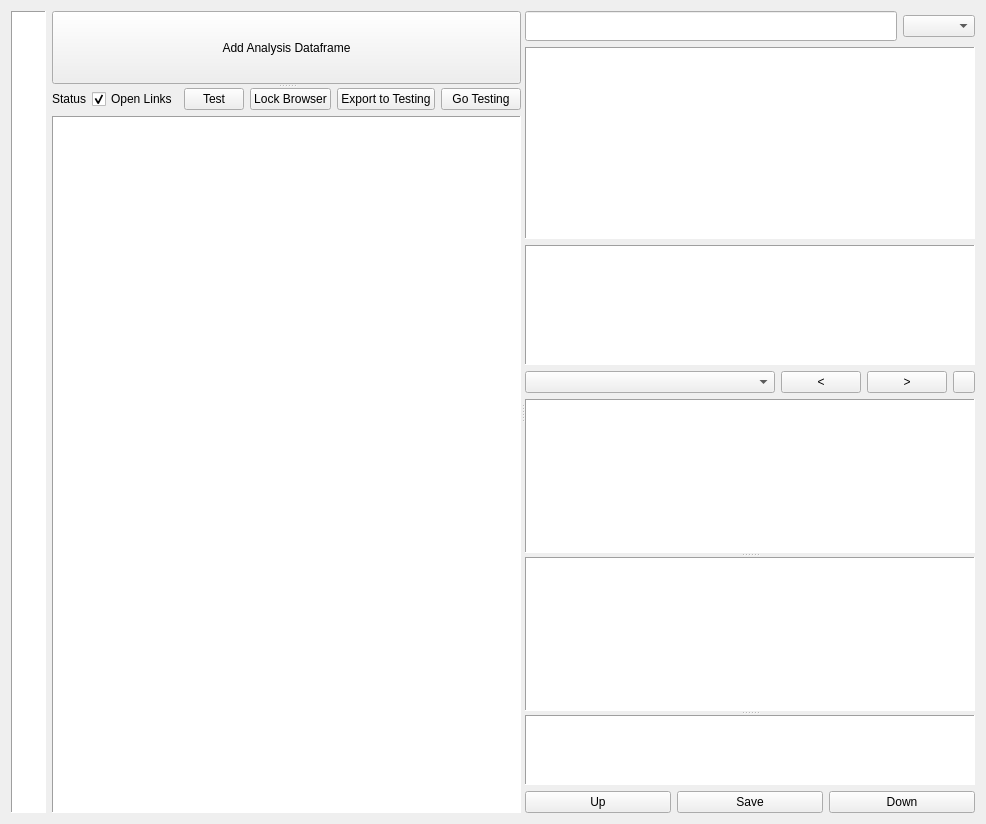
      <widget class="QWidget" name="analysis_suite">
       <property name="sizePolicy">
        <sizepolicy hsizetype="Expanding" vsizetype="Expanding">
         <horstretch>0</horstretch>
         <verstretch>0</verstretch>
        </sizepolicy>
       </property>
       <layout class="QGridLayout" name="gridLayout_9">
        <item row="0" column="0">
         <widget class="QTableWidget" name="sidebar">
          <property name="sizePolicy">
           <sizepolicy hsizetype="Preferred" vsizetype="Preferred">
            <horstretch>0</horstretch>
            <verstretch>0</verstretch>
           </sizepolicy>
          </property>
          <property name="minimumSize">
           <size>
            <width>35</width>
            <height>0</height>
           </size>
          </property>
          <property name="maximumSize">
           <size>
            <width>35</width>
            <height>16777215</height>
           </size>
          </property>
          <property name="cursor" stdset="0">
           <cursorShape>PointingHandCursor</cursorShape>
          </property>
          <property name="accessibleName">
           <string>sidebar_css</string>
          </property>
          <property name="frameShape">
           <enum>QFrame::Panel</enum>
          </property>
          <property name="verticalScrollBarPolicy">
           <enum>Qt::ScrollBarAlwaysOff</enum>
          </property>
          <property name="horizontalScrollBarPolicy">
           <enum>Qt::ScrollBarAlwaysOff</enum>
          </property>
          <property name="sizeAdjustPolicy">
           <enum>QAbstractScrollArea::AdjustToContents</enum>
          </property>
          <property name="editTriggers">
           <set>QAbstractItemView::NoEditTriggers</set>
          </property>
          <property name="selectionMode">
           <enum>QAbstractItemView::SingleSelection</enum>
          </property>
          <property name="selectionBehavior">
           <enum>QAbstractItemView::SelectItems</enum>
          </property>
          <attribute name="horizontalHeaderVisible">
           <bool>false</bool>
          </attribute>
          <attribute name="verticalHeaderVisible">
           <bool>false</bool>
          </attribute>
         </widget>
        </item>
        <item row="0" column="1">
         <widget class="QSplitter" name="analysis_splitter">
          <property name="orientation">
           <enum>Qt::Horizontal</enum>
          </property>
          <widget class="QSplitter" name="splitter_2">
           <property name="orientation">
            <enum>Qt::Vertical</enum>
           </property>
           <widget class="QWidget" name="">
            <layout class="QHBoxLayout" name="analysis_dataframe_layout">
             <item>
              <widget class="QPushButton" name="add_analysis_dataframe">
               <property name="sizePolicy">
                <sizepolicy hsizetype="Expanding" vsizetype="Expanding">
                 <horstretch>0</horstretch>
                 <verstretch>0</verstretch>
                </sizepolicy>
               </property>
               <property name="text">
                <string>Add Analysis Dataframe</string>
               </property>
              </widget>
             </item>
            </layout>
           </widget>
           <widget class="QWidget" name="layoutWidget">
            <layout class="QVBoxLayout" name="verticalLayout_3">
             <item>
              <layout class="QGridLayout" name="gridLayout">
               <item row="0" column="2">
                <widget class="QPushButton" name="test">
                 <property name="maximumSize">
                  <size>
                   <width>60</width>
                   <height>16777215</height>
                  </size>
                 </property>
                 <property name="text">
                  <string>Test</string>
                 </property>
                </widget>
               </item>
               <item row="0" column="1">
                <widget class="QCheckBox" name="open_links">
                 <property name="maximumSize">
                  <size>
                   <width>90</width>
                   <height>16777215</height>
                  </size>
                 </property>
                 <property name="text">
                  <string>Open Links</string>
                 </property>
                 <property name="checked">
                  <bool>true</bool>
                 </property>
                </widget>
               </item>
               <item row="0" column="3">
                <widget class="QPushButton" name="lock_browser">
                 <property name="maximumSize">
                  <size>
                   <width>105</width>
                   <height>16777215</height>
                  </size>
                 </property>
                 <property name="text">
                  <string>Lock Browser</string>
                 </property>
                </widget>
               </item>
               <item row="0" column="5">
                <widget class="QPushButton" name="switch_to_testing_suite">
                 <property name="maximumSize">
                  <size>
                   <width>80</width>
                   <height>16777215</height>
                  </size>
                 </property>
                 <property name="text">
                  <string>Go Testing</string>
                 </property>
                </widget>
               </item>
               <item row="0" column="0">
                <widget class="QLabel" name="status_bar">
                 <property name="minimumSize">
                  <size>
                   <width>0</width>
                   <height>15</height>
                  </size>
                 </property>
                 <property name="maximumSize">
                  <size>
                   <width>16777215</width>
                   <height>20</height>
                  </size>
                 </property>
                 <property name="text">
                  <string>Status</string>
                 </property>
                </widget>
               </item>
               <item row="0" column="4">
                <widget class="QPushButton" name="export_to_testing_suite">
                 <property name="maximumSize">
                  <size>
                   <width>120</width>
                   <height>16777215</height>
                  </size>
                 </property>
                 <property name="text">
                  <string>Export to Testing</string>
                 </property>
                </widget>
               </item>
              </layout>
             </item>
             <item>
              <widget class="QTableWidget" name="chat">
               <property name="sizePolicy">
                <sizepolicy hsizetype="Expanding" vsizetype="Expanding">
                 <horstretch>0</horstretch>
                 <verstretch>0</verstretch>
                </sizepolicy>
               </property>
               <property name="minimumSize">
                <size>
                 <width>250</width>
                 <height>0</height>
                </size>
               </property>
               <property name="frameShape">
                <enum>QFrame::Panel</enum>
               </property>
               <property name="verticalScrollBarPolicy">
                <enum>Qt::ScrollBarAlwaysOff</enum>
               </property>
               <property name="horizontalScrollBarPolicy">
                <enum>Qt::ScrollBarAlwaysOff</enum>
               </property>
               <attribute name="horizontalHeaderVisible">
                <bool>false</bool>
               </attribute>
               <attribute name="verticalHeaderVisible">
                <bool>false</bool>
               </attribute>
              </widget>
             </item>
            </layout>
           </widget>
          </widget>
          <widget class="QWidget" name="layoutWidget">
           <layout class="QVBoxLayout" name="verticalLayout_4">
            <item>
             <layout class="QGridLayout" name="gridLayout_8">
              <item row="0" column="0">
               <widget class="QLineEdit" name="searchbar">
                <property name="minimumSize">
                 <size>
                  <width>0</width>
                  <height>30</height>
                 </size>
                </property>
                <property name="font">
                 <font>
                  <pointsize>10</pointsize>
                 </font>
                </property>
               </widget>
              </item>
              <item row="0" column="1">
               <widget class="QComboBox" name="search_column_select"/>
              </item>
              <item row="1" column="0" colspan="2">
               <widget class="QTableView" name="search_box">
                <property name="sizePolicy">
                 <sizepolicy hsizetype="Expanding" vsizetype="Minimum">
                  <horstretch>0</horstretch>
                  <verstretch>0</verstretch>
                 </sizepolicy>
                </property>
                <property name="minimumSize">
                 <size>
                  <width>0</width>
                  <height>0</height>
                 </size>
                </property>
                <property name="frameShape">
                 <enum>QFrame::Panel</enum>
                </property>
                <property name="verticalScrollBarPolicy">
                 <enum>Qt::ScrollBarAlwaysOff</enum>
                </property>
                <property name="horizontalScrollBarPolicy">
                 <enum>Qt::ScrollBarAlwaysOff</enum>
                </property>
                <property name="editTriggers">
                 <set>QAbstractItemView::NoEditTriggers</set>
                </property>
                <attribute name="horizontalHeaderVisible">
                 <bool>false</bool>
                </attribute>
                <attribute name="horizontalHeaderStretchLastSection">
                 <bool>true</bool>
                </attribute>
                <attribute name="verticalHeaderVisible">
                 <bool>false</bool>
                </attribute>
               </widget>
              </item>
             </layout>
            </item>
            <item>
             <widget class="QTableWidget" name="canned">
              <property name="sizePolicy">
               <sizepolicy hsizetype="Expanding" vsizetype="Preferred">
                <horstretch>1</horstretch>
                <verstretch>0</verstretch>
               </sizepolicy>
              </property>
              <property name="minimumSize">
               <size>
                <width>0</width>
                <height>120</height>
               </size>
              </property>
              <property name="maximumSize">
               <size>
                <width>16777215</width>
                <height>200</height>
               </size>
              </property>
              <property name="frameShape">
               <enum>QFrame::Panel</enum>
              </property>
              <property name="frameShadow">
               <enum>QFrame::Sunken</enum>
              </property>
              <property name="verticalScrollBarPolicy">
               <enum>Qt::ScrollBarAlwaysOff</enum>
              </property>
              <property name="horizontalScrollBarPolicy">
               <enum>Qt::ScrollBarAlwaysOff</enum>
              </property>
              <property name="sizeAdjustPolicy">
               <enum>QAbstractScrollArea::AdjustToContents</enum>
              </property>
              <property name="editTriggers">
               <set>QAbstractItemView::NoEditTriggers</set>
              </property>
              <property name="selectionMode">
               <enum>QAbstractItemView::NoSelection</enum>
              </property>
              <property name="showGrid">
               <bool>false</bool>
              </property>
              <property name="gridStyle">
               <enum>Qt::SolidLine</enum>
              </property>
              <property name="rowCount">
               <number>0</number>
              </property>
              <property name="columnCount">
               <number>0</number>
              </property>
              <attribute name="horizontalHeaderVisible">
               <bool>false</bool>
              </attribute>
              <attribute name="horizontalHeaderCascadingSectionResizes">
               <bool>false</bool>
              </attribute>
              <attribute name="horizontalHeaderHighlightSections">
               <bool>true</bool>
              </attribute>
              <attribute name="verticalHeaderVisible">
               <bool>false</bool>
              </attribute>
             </widget>
            </item>
            <item>
             <layout class="QHBoxLayout" name="horizontalLayout_2">
              <item>
               <widget class="QComboBox" name="cell_selector">
                <property name="sizePolicy">
                 <sizepolicy hsizetype="Preferred" vsizetype="Fixed">
                  <horstretch>1</horstretch>
                  <verstretch>0</verstretch>
                 </sizepolicy>
                </property>
                <property name="font">
                 <font>
                  <pointsize>9</pointsize>
                 </font>
                </property>
               </widget>
              </item>
              <item>
               <widget class="QPushButton" name="left">
                <property name="maximumSize">
                 <size>
                  <width>80</width>
                  <height>16777215</height>
                 </size>
                </property>
                <property name="text">
                 <string>&lt;</string>
                </property>
                <property name="shortcut">
                 <string>Ctrl+Shift+Tab</string>
                </property>
               </widget>
              </item>
              <item>
               <widget class="QPushButton" name="right">
                <property name="maximumSize">
                 <size>
                  <width>80</width>
                  <height>16777215</height>
                 </size>
                </property>
                <property name="text">
                 <string>&gt;</string>
                </property>
                <property name="shortcut">
                 <string>Ctrl+Tab</string>
                </property>
               </widget>
              </item>
              <item>
               <widget class="QPushButton" name="colorize">
                <property name="sizePolicy">
                 <sizepolicy hsizetype="Minimum" vsizetype="Minimum">
                  <horstretch>0</horstretch>
                  <verstretch>0</verstretch>
                 </sizepolicy>
                </property>
                <property name="maximumSize">
                 <size>
                  <width>22</width>
                  <height>22</height>
                 </size>
                </property>
                <property name="text">
                 <string/>
                </property>
               </widget>
              </item>
             </layout>
            </item>
            <item>
             <widget class="QSplitter" name="splitter">
              <property name="orientation">
               <enum>Qt::Vertical</enum>
              </property>
              <widget class="QTextEdit" name="analysis">
               <property name="sizePolicy">
                <sizepolicy hsizetype="Preferred" vsizetype="Expanding">
                 <horstretch>1</horstretch>
                 <verstretch>0</verstretch>
                </sizepolicy>
               </property>
               <property name="minimumSize">
                <size>
                 <width>450</width>
                 <height>0</height>
                </size>
               </property>
               <property name="font">
                <font>
                 <pointsize>10</pointsize>
                </font>
               </property>
               <property name="acceptDrops">
                <bool>false</bool>
               </property>
               <property name="frameShape">
                <enum>QFrame::Panel</enum>
               </property>
               <property name="verticalScrollBarPolicy">
                <enum>Qt::ScrollBarAlwaysOff</enum>
               </property>
               <property name="horizontalScrollBarPolicy">
                <enum>Qt::ScrollBarAlwaysOff</enum>
               </property>
               <property name="sizeAdjustPolicy">
                <enum>QAbstractScrollArea::AdjustIgnored</enum>
               </property>
               <property name="tabChangesFocus">
                <bool>false</bool>
               </property>
              </widget>
              <widget class="QTableWidget" name="actions">
               <property name="sizePolicy">
                <sizepolicy hsizetype="Expanding" vsizetype="Expanding">
                 <horstretch>0</horstretch>
                 <verstretch>0</verstretch>
                </sizepolicy>
               </property>
               <property name="minimumSize">
                <size>
                 <width>0</width>
                 <height>0</height>
                </size>
               </property>
               <property name="maximumSize">
                <size>
                 <width>16000000</width>
                 <height>16777215</height>
                </size>
               </property>
               <property name="frameShape">
                <enum>QFrame::Panel</enum>
               </property>
               <property name="verticalScrollBarPolicy">
                <enum>Qt::ScrollBarAlwaysOff</enum>
               </property>
               <property name="editTriggers">
                <set>QAbstractItemView::NoEditTriggers</set>
               </property>
               <property name="selectionMode">
                <enum>QAbstractItemView::MultiSelection</enum>
               </property>
               <property name="showGrid">
                <bool>false</bool>
               </property>
               <attribute name="horizontalHeaderVisible">
                <bool>false</bool>
               </attribute>
               <attribute name="verticalHeaderVisible">
                <bool>false</bool>
               </attribute>
               <attribute name="verticalHeaderHighlightSections">
                <bool>false</bool>
               </attribute>
              </widget>
              <widget class="QTableWidget" name="flows">
               <property name="sizePolicy">
                <sizepolicy hsizetype="Expanding" vsizetype="Expanding">
                 <horstretch>0</horstretch>
                 <verstretch>0</verstretch>
                </sizepolicy>
               </property>
               <property name="minimumSize">
                <size>
                 <width>0</width>
                 <height>0</height>
                </size>
               </property>
               <property name="maximumSize">
                <size>
                 <width>16000000</width>
                 <height>16777215</height>
                </size>
               </property>
               <property name="frameShape">
                <enum>QFrame::Panel</enum>
               </property>
               <property name="verticalScrollBarPolicy">
                <enum>Qt::ScrollBarAlwaysOff</enum>
               </property>
               <property name="horizontalScrollBarPolicy">
                <enum>Qt::ScrollBarAlwaysOff</enum>
               </property>
               <property name="sizeAdjustPolicy">
                <enum>QAbstractScrollArea::AdjustToContents</enum>
               </property>
               <property name="editTriggers">
                <set>QAbstractItemView::NoEditTriggers</set>
               </property>
               <property name="selectionMode">
                <enum>QAbstractItemView::MultiSelection</enum>
               </property>
               <property name="gridStyle">
                <enum>Qt::NoPen</enum>
               </property>
               <attribute name="horizontalHeaderVisible">
                <bool>false</bool>
               </attribute>
               <attribute name="verticalHeaderVisible">
                <bool>false</bool>
               </attribute>
              </widget>
             </widget>
            </item>
            <item>
             <layout class="QHBoxLayout" name="horizontalLayout_3">
              <item>
               <widget class="QPushButton" name="up">
                <property name="text">
                 <string>Up</string>
                </property>
               </widget>
              </item>
              <item>
               <widget class="QPushButton" name="save">
                <property name="text">
                 <string>Save</string>
                </property>
               </widget>
              </item>
              <item>
               <widget class="QPushButton" name="down">
                <property name="text">
                 <string>Down</string>
                </property>
               </widget>
              </item>
             </layout>
            </item>
           </layout>
          </widget>
         </widget>
        </item>
       </layout>
      </widget>
